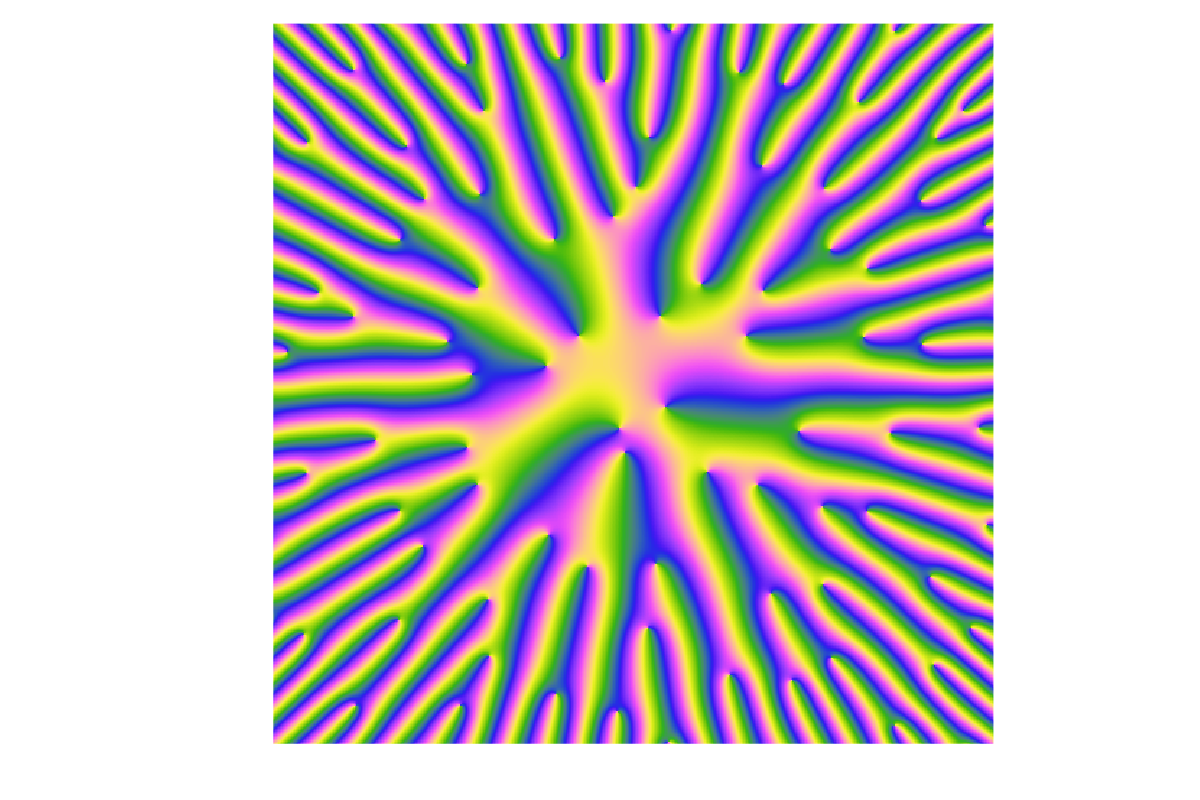

Julia code for this plot:
include("artist.jl")


gaussian(n) = (randn(n) + rand(n) * 1im) / sqrt(2) #standard complex gaussian rv

function GEF(randcoefs, n)
    coefs = randcoefs(n+1) ./ [sqrt(factorial(big(k))) for k in 0:n]
    return f(z) = sum(coefs.*[z^k for k in 0:n]) 
end

n = 200 ; res = 500
f1 = GEF(gaussian, n)
b=8.
axisrange = range(-b, b, length=res)
dessin1 = paint_colorplot(f1, 
    bound=b, 
    res=res, mycm=ColorSchemes.cyclic_mygbm_30_95_c78_n256_s25.colors)


    #common arguments for nice plots
plotarguments = Dict(
    :xlims => (-b,b),
    :ylims => (-b, b),
    :yticks=> -b:0.5:b,
    :xticks=> -b:0.5:b,
    :tickfontfamily => "Computer Modern",
    :legend => :none,
    :border => :none)

p = plot(dpi=200)
plot!(p, axisrange, axisrange, dessin1 ; plotarguments...)
